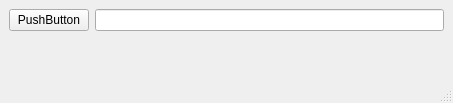
<?xml version="1.0" encoding="UTF-8"?>
<ui version="4.0">
 <class>MainWindow</class>
 <widget class="QMainWindow" name="MainWindow">
  <property name="geometry">
   <rect>
    <x>0</x>
    <y>0</y>
    <width>453</width>
    <height>103</height>
   </rect>
  </property>
  <property name="windowTitle">
   <string>MainWindow</string>
  </property>
  <widget class="QWidget" name="centralwidget">
   <layout class="QVBoxLayout" name="verticalLayout">
    <item>
     <layout class="QFormLayout" name="formLayout">
      <item row="0" column="0">
       <widget class="QPushButton" name="pushButton">
        <property name="text">
         <string>PushButton</string>
        </property>
       </widget>
      </item>
      <item row="0" column="1">
       <widget class="QLineEdit" name="lineEdit"/>
      </item>
     </layout>
    </item>
   </layout>
  </widget>
  <widget class="QMenuBar" name="menubar">
   <property name="geometry">
    <rect>
     <x>0</x>
     <y>0</y>
     <width>453</width>
     <height>22</height>
    </rect>
   </property>
  </widget>
  <widget class="QStatusBar" name="statusbar"/>
 </widget>
 <resources/>
 <connections/>
</ui>
